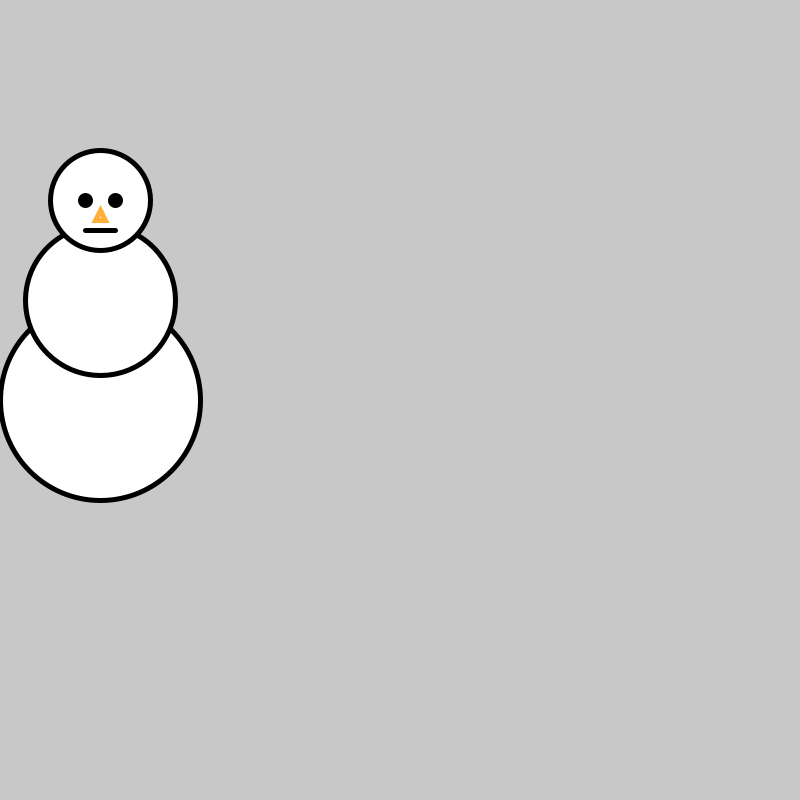
Frame 1 (no input)
Frame 60 (the mouse pressed at the canvas centre just before this capture): identical to frame 1, image omitted
Frame 120 (the mouse held since frame 60 and released just before this capture): identical to frame 1, image omitted

The Processing sketch that drew this single still picture (run headless with seeded random() and noise(); from frame 60 on, the mouse is pressed at the canvas centre):

// Processing sketch: snowmanThing
// ── snowmanThing.pde
int speed = 5;
int snowmanX = 100;
int snowmanY = 200;

boolean upKeyPressed = false;
boolean downKeyPressed = false;
boolean leftKeyPressed = false;
boolean rightKeyPressed = false;

void setup() {
size(800,800);
strokeWeight(5);
background(200,200,200);
}

void draw() {
  background(200,200,200);
  drawSnowman(snowmanX,snowmanY);
  moveSnowman();
}

void moveSnowman() {
  if (upKeyPressed == true) { snowmanY = snowmanY - speed; }
  if (downKeyPressed == true) { snowmanY = snowmanY + speed; }
  if (leftKeyPressed == true) { snowmanX = snowmanX - speed; }
  if (rightKeyPressed == true) { snowmanX = snowmanX + speed; }
}

void keyPressed() {
  if (key == 'w') { upKeyPressed = true; }
  if (key == 's') { downKeyPressed = true; }
  if (key == 'a') { leftKeyPressed = true; }
  if (key == 'd') { rightKeyPressed = true; }
}

void keyReleased() {
  if (key == 'w') { upKeyPressed = false; }
  if (key == 's') { downKeyPressed = false; }
  if (key == 'a') { leftKeyPressed = false; }
  if (key == 'd') { rightKeyPressed = false; }
}
void drawSnowman(int x, int y) {
  //body
  ellipse(x,y + 200,200,200);
  ellipse(x,y + 100,150,150);
  ellipse(x,y,100,100);
  
  //face  
  fill(0);
  ellipse(x - 15,y,10,10);
  ellipse(x + 15,y,10,10);
   fill(255);
  stroke(255,176,57);
  triangle(x,y + 10,x + 5,y + 20,x - 5,y + 20);
  stroke(0);
  line(x - 15,y + 30,x + 15,y + 30);
}
